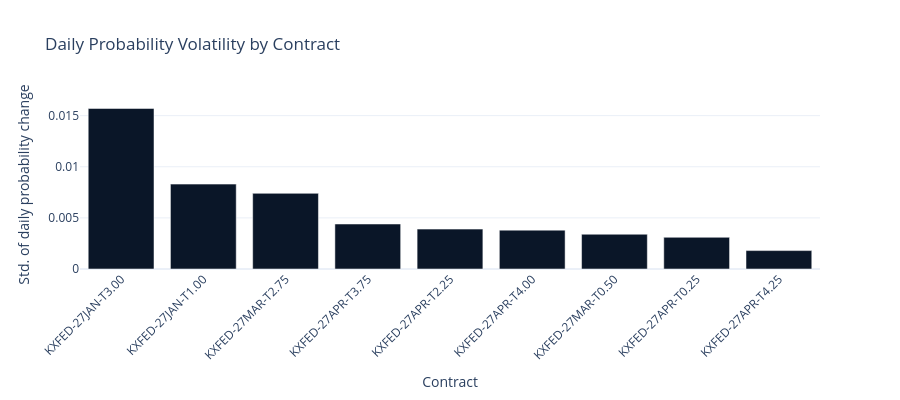

This figure's notebook cell:
### Code cell
ad = activity.to_pandas()
fig = go.Figure(go.Bar(x=ad["symbol"], y=ad["daily_prob_vol"], marker_color=COLORS["blue"]))
fig.update_layout(
    title="Daily Probability Volatility by Contract",
    xaxis_title="Contract",
    yaxis_title="Std. of daily probability change",
    template="plotly_white",
    height=400,
)
fig.update_xaxes(tickangle=-45)
fig.show()

### Figure 1 — Plotly figure (JSON) as saved in the notebook; plotly's stock layout.template omitted (floating-point values rounded to 4 significant figures)
{"data": [{"marker": {"color": "#0a1628"}, "type": "bar", "x": ["KXFED-27JAN-T3.00", "KXFED-27JAN-T1.00", "KXFED-27MAR-T2.75", "KXFED-27APR-T3.75", "KXFED-27APR-T2.25", "KXFED-27APR-T4.00", "KXFED-27MAR-T0.50", "KXFED-27APR-T0.25", "KXFED-27APR-T4.25"], "y": [0.0157, 0.0083, 0.0074, 0.0044, 0.0039, 0.0038, 0.0034, 0.0031, 0.0018]}], "layout": {"height": 400, "title": {"text": "Daily Probability Volatility by Contract"}, "xaxis": {"tickangle": -45, "title": {"text": "Contract"}}, "yaxis": {"title": {"text": "Std. of daily probability change"}}}}
